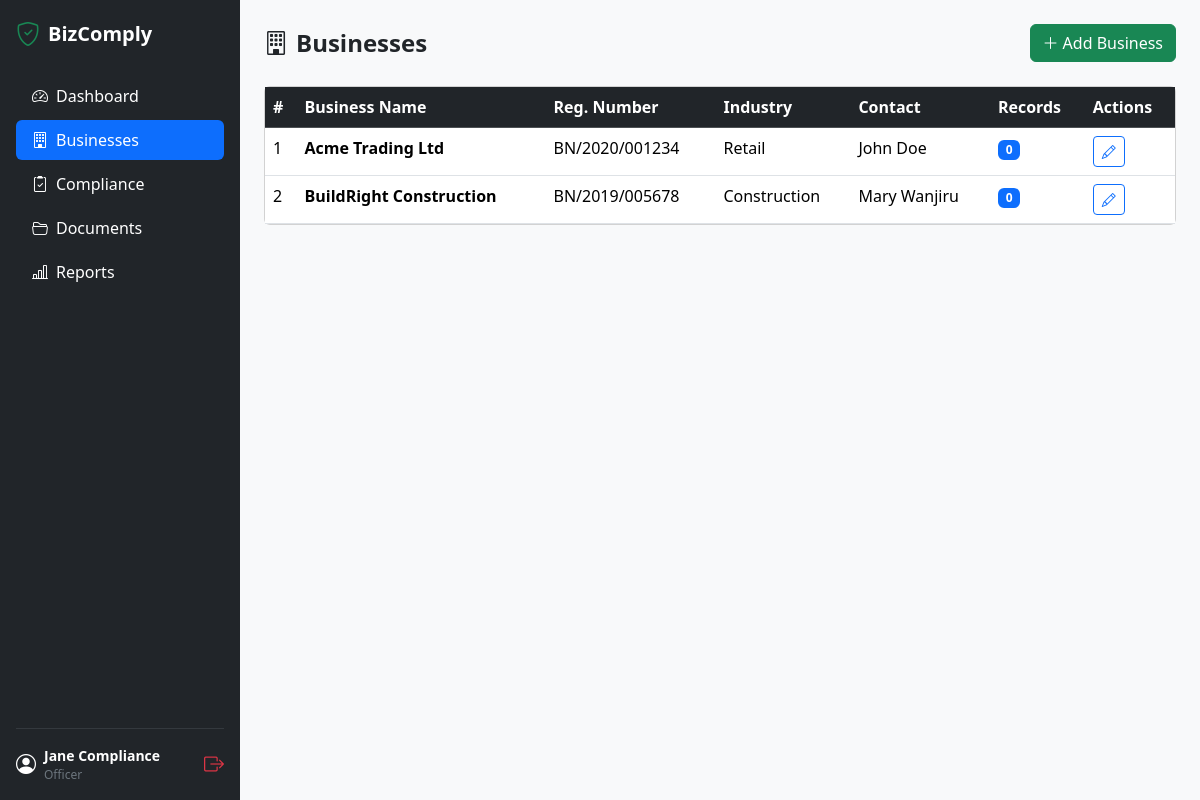
Screenshot of /admin/businesses.php (signed in) with the database file from the repository.
### tables this page shows
CREATE TABLE businesses (
    id INT UNSIGNED AUTO_INCREMENT PRIMARY KEY,
    business_name VARCHAR(180) NOT NULL,
    registration_number VARCHAR(80) NOT NULL UNIQUE,
    industry_type VARCHAR(100) NOT NULL,
    physical_address TEXT NOT NULL,
    contact_person VARCHAR(120) NOT NULL,
    contact_email VARCHAR(180),
    contact_phone VARCHAR(30),
    created_by INT UNSIGNED NOT NULL,
    created_at TIMESTAMP DEFAULT CURRENT_TIMESTAMP,
    updated_at TIMESTAMP DEFAULT CURRENT_TIMESTAMP ON UPDATE CURRENT_TIMESTAMP,
    FOREIGN KEY (created_by) REFERENCES users(id) ON DELETE RESTRICT
);

### includes/auth.php (called while the page is built, shortened)
<?php
function clean(string $val): string {
    return htmlspecialchars(trim($val), ENT_QUOTES, 'UTF-8');
}

### admin/businesses.php (the view, shortened to what this page needs)
<?php
require_once __DIR__ . '/../includes/auth.php';
$db     = db();
$businesses = $db->query(
    "SELECT b.*, u.full_name AS created_by_name,
            COUNT(cr.id) AS record_count
     FROM businesses b
     LEFT JOIN users u ON u.id = b.created_by
     LEFT JOIN compliance_records cr ON cr.business_id = b.id
     GROUP BY b.id
     ORDER BY b.business_name"
)->fetch_all(MYSQLI_ASSOC);
require_once __DIR__ . '/../includes/header.php';
?>
<div class="d-flex justify-content-between align-items-center mb-4">
    <h4 class="fw-bold mb-0"><i class="bi bi-building me-2"></i>Businesses</h4>
    <button class="btn btn-success" data-bs-toggle="modal" data-bs-target="#bizModal" onclick="resetForm()">
        <i class="bi bi-plus-lg me-1"></i>Add Business
    </button>
</div>
<div class="card">
    <div class="card-body p-0">
        <div class="table-responsive">
            <table class="table table-hover mb-0">
                <thead class="table-dark"><tr>
                    <th>#</th><th>Business Name</th><th>Reg. Number</th><th>Industry</th><th>Contact</th><th>Records</th><th>Actions</th>
                </tr></thead>
                <tbody>
                <?php foreach ($businesses as $i => $b): ?>
                <tr>
                    <td><?= $i + 1 ?></td>
                    <td class="fw-semibold"><?= clean($b['business_name']) ?></td>
                    <td><?= clean($b['registration_number']) ?></td>
                    <td><?= clean($b['industry_type']) ?></td>
                    <td><?= clean($b['contact_person']) ?></td>
                    <td><span class="badge bg-primary"><?= $b['record_count'] ?></span></td>
                    <td>
                        <a href="?action=edit&id=<?= $b['id'] ?>" class="btn btn-sm btn-outline-primary"
                           onclick="openEdit(<?= htmlspecialchars(json_encode($b), ENT_QUOTES) ?>)" data-bs-toggle="modal" data-bs-target="#bizModal">
                            <i class="bi bi-pencil"></i>
                        </a>
                    </td>
                </tr>
                <?php endforeach; ?>
                </tbody>
            </table>
        </div>
    </div>
</div>
<?php require_once __DIR__ . '/../includes/footer.php'; ?>

### rows the page displays
businesses: business_name "Acme Trading Ltd", registration_number "BN/2020/001234", industry_type "Retail", contact_person "John Doe", record_count "0"
businesses: business_name "BuildRight Construction", registration_number "BN/2019/005678", industry_type "Construction", contact_person "Mary Wanjiru", record_count "0"

### other values shown
$user['name'] "Jane Compliance"
$user['role'] "Officer"
